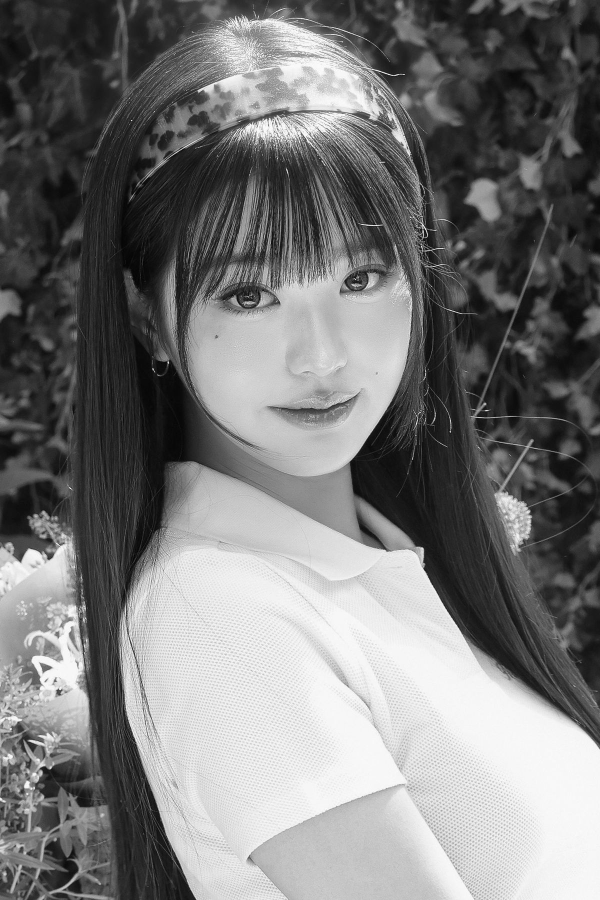
#> input picture IMG/Wonyoung2.png, 1200 x 1800 px (shown at 1/2 size)
$ python Normalizacion_Imagen.py
#> lines starting #> are read from the running program, lines starting #| are printed output that depends on the picture

from PIL import Image
import numpy as np

img = Image.open("../IMG/Wonyoung2.png").convert("RGB")
img = img.resize((244, 244))
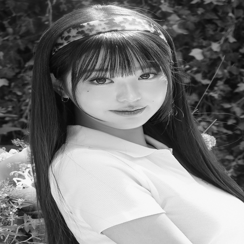
#> img: PIL image 244x244 RGB; min 6, max 255, mean 120.6
img_array = np.array(img) / 255.0

img.show()
print(img_array)
#> (printed output is left out)

$ run again, with IMG/Juhoon.jpg saved as IMG/Wonyoung2.png
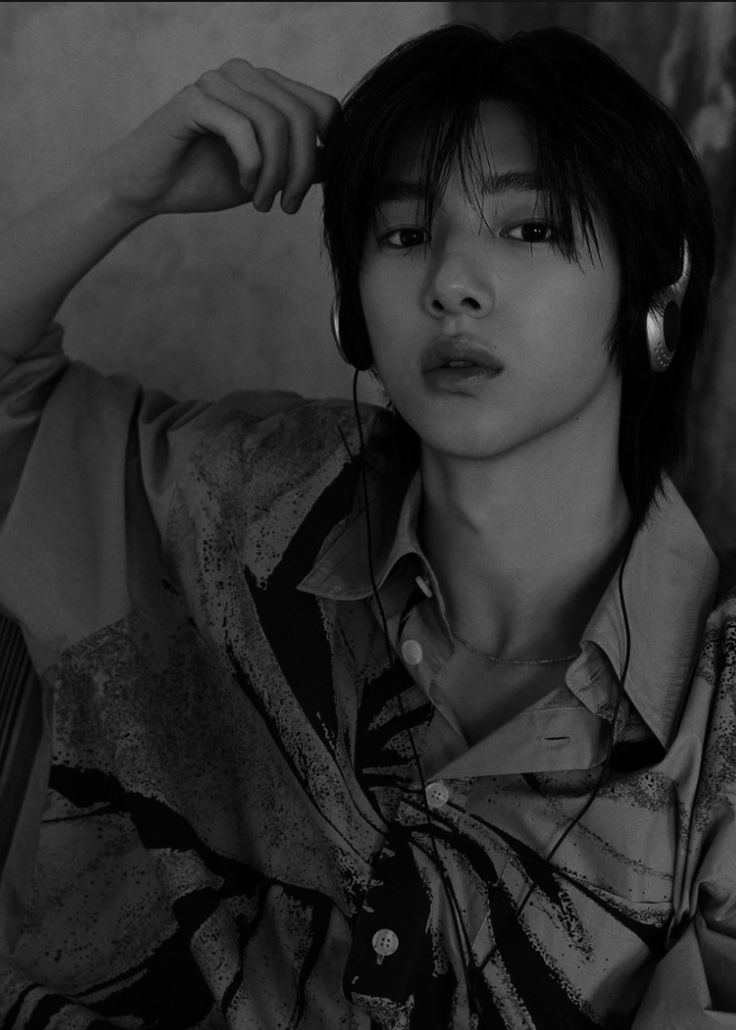
#> input picture IMG/Juhoon.jpg, 736 x 1030 px
#> img is the input picture: PIL image 736x1030 RGB; min 0, max 190, mean 43.9
#> `img = img.resize((244, 244))`:
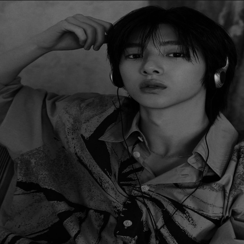
#> img: PIL image 244x244 RGB; min 0, max 187, mean 43.9
#> (printed output is left out)
